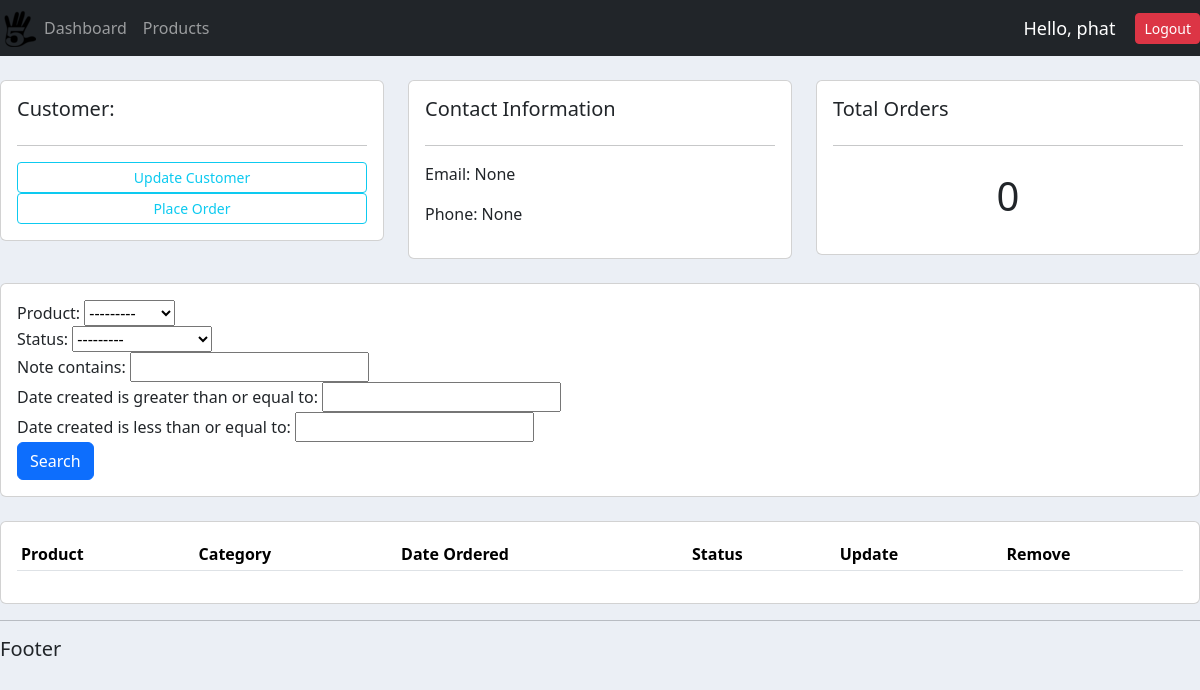
The app's page /customer/3/ (signed in), older data.
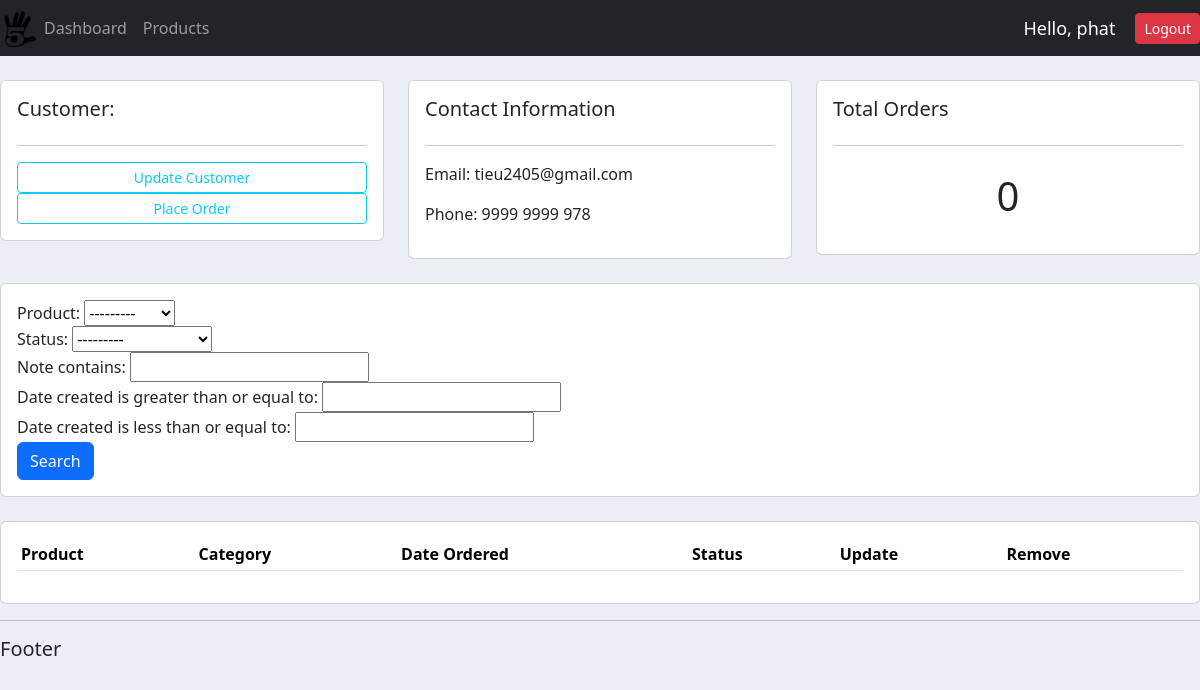
The same page, newer data.
### accounts/models.py (models this page shows, shortened)
class Customer(models.Model):
    user = models.OneToOneField(User, null=True, blank=True, on_delete=models.CASCADE)
    name = models.CharField(max_length=200, null=True)
    phone = models.CharField(max_length=200, null=True)
    email = models.CharField(max_length=200, null=True)
    profile_pic = models.ImageField(default="profile.jpg", null=True, blank=True)
    date_created = models.DateTimeField(auto_now_add=True, null=True)

### accounts/decorators.py (the view)
        def wrapper_func(request, *args, **kwargs):
            group = None
            if request.user.groups.exists():
                group = request.user.groups.all()[0].name
            if group in allowed_roles:
                    return view_func(request, *args, **kwargs)
            else:
                return HttpResponse('You are not authorized to view this page')

### accounts/models.py (called while the page is built)
    def __str__(self):
        return self.name

### accounts/views.py (called while the page is built)
@login_required(login_url='login')
@allowed_user(allowed_roles=['admin'])
def customers(request, pk_test):
    customer = Customer.objects.get(id=pk_test)
    orders = customer.order_set.all()
    order_count = orders.count()
    myFilter = OrderFilter(request.GET, queryset=orders)
    orders = myFilter.qs
    context = {'customer': customer, 'orders': orders, 'order_count': order_count,
    'myFilter': myFilter}
    return render(request, 'accounts/customer.html', context)

### accounts/templates/accounts/customer.html (shortened to what this page needs)
{% extends 'accounts/main.html'%}
{% block content %}
    <br>
    <div class="row">
        <div class="col-md">
            <div class="card card-body">
                <h5>Customer:</h5>
                <hr>
                <a href="" class="btn btn-outline-info btn-sm btn-block">
                    Update Customer
                </a>
                <a href="{% url 'create_order' customer.id %}" class="btn btn-outline-info btn-sm btn-block">
                    Place Order
                </a>
            </div>
        </div>
        <div class="col-md">
            <div class="card card-body">
                <h5>Contact Information</h5>
                <hr>
                <p>Email: {{customer.email}} </p>
                <p>Phone: {{customer.phone}}</p>
            </div>
        </div>
        <div class="col-md">
            <div class="card card-body">
                <h5>Total Orders</h5>
                <hr>
                <h1 style="text-align: center; padding: 10px">{{order_count}}</h1>
            </div>
        </div>
    </div>
    <br>
    <div class="row">
        <div class="col">
            <div class="card card-body">
                <form method="get">
                    <form action="get">
                        {{myFilter.form}}
                    <button class="btn btn-primary" type="submit">Search</button>
                </form>
            </div>
        </div>
    </div>
    <br>
    <div class="row">
        <div class="col-md">
            <div class="card card-body">
                <table class="table table-sm">
                    <tr>
                        <th>Product</th>
                        <th>Category</th>
                        <th>Date Ordered</th>
                        <th>Status</th>
                        <th>Update</th>
                        <th>Remove</th>
                    </tr>
                </table>
            </div>
        </div>
    </div>
{% endblock %}

Row changes from the older to the newer data that the page shows:
changed Customer: email "None" → "tieu2405@gmail.com"; phone "None" → "9999 9999 978"
